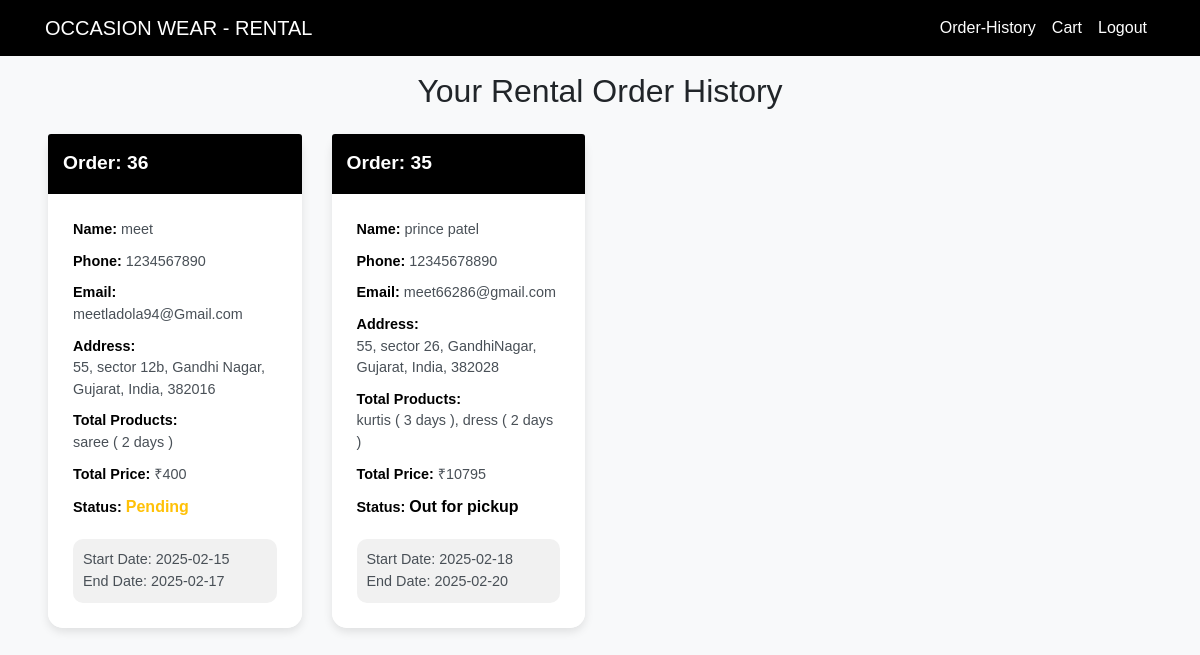
Before: /rentel/owear/rental_order_history.php (signed in) with the older database file.
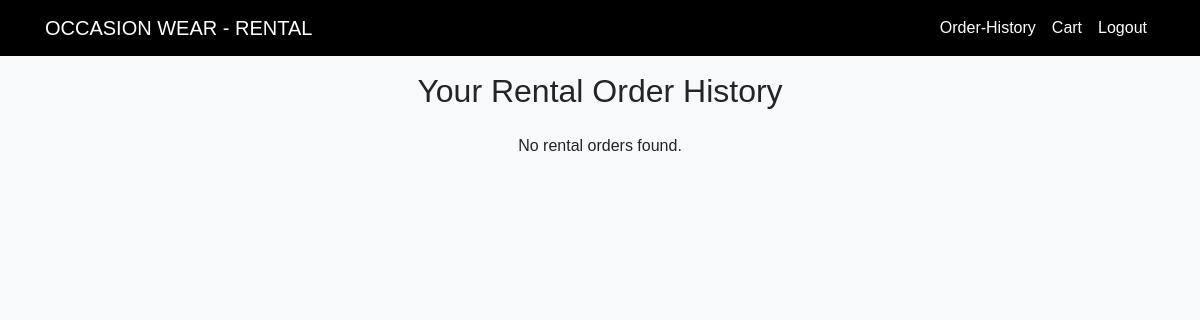
After: the same page with the newer database file.
### tables this page shows
CREATE TABLE `rental_orders` (
  `id` int(100) NOT NULL,
  `user_id` int(100) NOT NULL,
  `name` varchar(100) NOT NULL,
  `number` varchar(12) NOT NULL,
  `email` varchar(100) NOT NULL,
  `address` varchar(500) NOT NULL,
  `total_products` varchar(1000) NOT NULL,
  `total_price` int(100) NOT NULL,
  `placed_on` varchar(50) NOT NULL,
  `payment_status` varchar(20) NOT NULL DEFAULT 'pending',
  `start_date` date NOT NULL,
  `end_date` date NOT NULL
);

### rentel/owear/rental_order_history.php (the view, shortened to what this page needs)
<?php
$user_id = $_SESSION['user_id'];
try {
    $db_name = "mysql:host=localhost;dbname=owear;charset=utf8";
    $username = "root";
    $password = "";
    $conn = new PDO($db_name, $username, $password, [
        PDO::ATTR_ERRMODE => PDO::ERRMODE_EXCEPTION,
        PDO::ATTR_DEFAULT_FETCH_MODE => PDO::FETCH_ASSOC,
    ]);
    $stmt = $conn->prepare("SELECT * FROM rental_orders WHERE user_id = :user_id ORDER BY placed_on DESC");
    $stmt->bindParam(':user_id', $user_id);
    $stmt->execute();
    $orders = $stmt->fetchAll();
} catch (PDOException $e) {
    die("Connection failed: " . $e->getMessage());
}
?>
<!DOCTYPE html>
<html lang="en">
<head>
    <link href="https://stackpath.bootstrapcdn.com/bootstrap/4.5.2/css/bootstrap.min.css" rel="stylesheet">
</head>
<body>
<?php include 'rental_navbar.php' ?>
    <div class="container-fluied mx-5">
        <h2 class="text-center mb-4 mt-3">Your Rental Order History</h2>
        <div class="row">
            <?php if ($orders): ?>
                <?php foreach ($orders as $order): ?>
                    <div class="col-md-3">
                        <div class="card">
                            <div class="card-header">
                                Order: <?= $order['id'] ?>
                            </div>
                            <div class="card-body">
                                <p class="order-detail"><span>Name:</span> <?= $order['name'] ?></p>
                                <p class="order-detail"><span>Phone:</span> <?= $order['number'] ?></p>
                                <p class="order-detail"><span>Email:</span> <?= $order['email'] ?></p>
                                <p class="order-detail"><span>Address:</span><br> <?= $order['address'] ?></p>
                                <p class="order-detail"><span>Total Products:</span><br> <?= $order['total_products'] ?></p>
                                <p class="order-detail"><span>Total Price:</span> ₹<?= $order['total_price'] ?></p>
                                <p class="order-detail"><span>Status:</span>
                                    <span class="order-status <?= strtolower($order['payment_status']) ?>">
                                        <?= ucfirst($order['payment_status']) ?>
                                    </span>
                                </p>
                                <div class="order-dates">
                                    <p><span>Start Date:</span> <?= $order['start_date'] ?></p>
                                    <p><span>End Date:</span> <?= $order['end_date'] ?></p>
                                </div>
                            </div>
                        </div>
                    </div>
                <?php endforeach; ?>
            <?php else: ?>
                <p class="text-center col-12">No rental orders found.</p>
            <?php endif; ?>
        </div>
    </div>
</body>
</html>

Changed rows visible on the page:
removed rental_orders: id "36", name "meet", number "1234567890", email "meetladola94@Gmail.com", address "55, sector 12b, Gandhi Nagar, Gujarat, India, 382016", total_products "saree ( 2 days )", total_price "400", payment_status "Pending", start_date "2025-02-15", end_date "2025-02-17"
removed rental_orders: id "35", name "prince patel", number "12345678890", email "meet66286@gmail.com", address "55, sector 26, GandhiNagar, Gujarat, India, 382028", total_products "kurtis ( 3 days ), dress ( 2 days )", total_price "10795", payment_status "Out for pickup", start_date "2025-02-18", end_date "2025-02-20"
Other visible differences:
text now shown: "No rental orders found."
